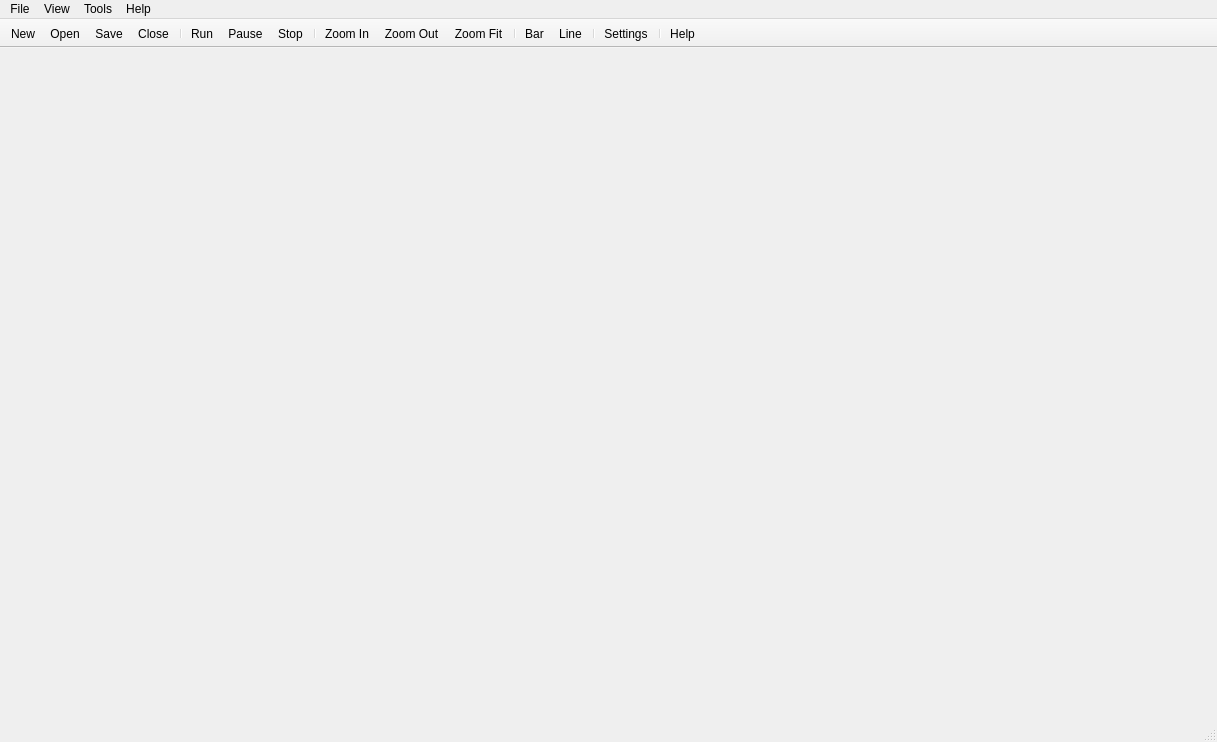
<?xml version="1.0" encoding="UTF-8"?>
<ui version="4.0">
 <class>QKflow</class>
 <widget class="QMainWindow" name="QKflow">
  <property name="geometry">
   <rect>
    <x>0</x>
    <y>0</y>
    <width>1217</width>
    <height>742</height>
   </rect>
  </property>
  <property name="windowTitle">
   <string>QkFlow</string>
  </property>
  <property name="toolButtonStyle">
   <enum>Qt::ToolButtonTextUnderIcon</enum>
  </property>
  <widget class="QWidget" name="centralWidget">
   <layout class="QHBoxLayout" name="horizontalLayout">
    <item>
     <widget class="PnView" name="pnView" native="true">
      <property name="enabled">
       <bool>true</bool>
      </property>
     </widget>
    </item>
   </layout>
  </widget>
  <widget class="QMenuBar" name="menuBar">
   <property name="geometry">
    <rect>
     <x>0</x>
     <y>0</y>
     <width>1217</width>
     <height>25</height>
    </rect>
   </property>
   <property name="acceptDrops">
    <bool>false</bool>
   </property>
   <property name="defaultUp">
    <bool>true</bool>
   </property>
   <property name="nativeMenuBar">
    <bool>true</bool>
   </property>
   <widget class="QMenu" name="menuFile">
    <property name="title">
     <string>File</string>
    </property>
    <widget class="QMenu" name="menuImport">
     <property name="title">
      <string>Import</string>
     </property>
     <addaction name="action_txt_type_1"/>
     <addaction name="action_txt_type_2"/>
    </widget>
    <addaction name="actionNew"/>
    <addaction name="actionOpen"/>
    <addaction name="actionSave"/>
    <addaction name="actionSave_as"/>
    <addaction name="actionClose"/>
    <addaction name="separator"/>
    <addaction name="menuImport"/>
    <addaction name="actionExport"/>
    <addaction name="separator"/>
    <addaction name="actionExit"/>
   </widget>
   <widget class="QMenu" name="menuView">
    <property name="title">
     <string>View</string>
    </property>
    <addaction name="actionZoomIn"/>
    <addaction name="actionZoomOut"/>
    <addaction name="actionZoomFit"/>
   </widget>
   <widget class="QMenu" name="menuSimulation">
    <property name="title">
     <string>Tools</string>
    </property>
    <addaction name="actionRun"/>
    <addaction name="actionPause"/>
    <addaction name="actionStop"/>
    <addaction name="separator"/>
    <addaction name="actionSettings"/>
   </widget>
   <widget class="QMenu" name="menuHelp">
    <property name="title">
     <string>Help</string>
    </property>
    <addaction name="actionHelp"/>
   </widget>
   <addaction name="menuFile"/>
   <addaction name="menuView"/>
   <addaction name="menuSimulation"/>
   <addaction name="menuHelp"/>
  </widget>
  <widget class="QToolBar" name="mainToolBar">
   <property name="movable">
    <bool>false</bool>
   </property>
   <property name="floatable">
    <bool>false</bool>
   </property>
   <attribute name="toolBarArea">
    <enum>TopToolBarArea</enum>
   </attribute>
   <attribute name="toolBarBreak">
    <bool>false</bool>
   </attribute>
   <addaction name="actionNew"/>
   <addaction name="actionOpen"/>
   <addaction name="actionSave"/>
   <addaction name="actionClose"/>
   <addaction name="separator"/>
   <addaction name="actionRun"/>
   <addaction name="actionPause"/>
   <addaction name="actionStop"/>
   <addaction name="separator"/>
   <addaction name="actionZoomIn"/>
   <addaction name="actionZoomOut"/>
   <addaction name="actionZoomFit"/>
   <addaction name="separator"/>
   <addaction name="actionAddBar"/>
   <addaction name="actionAddLine"/>
   <addaction name="separator"/>
   <addaction name="actionSettings"/>
   <addaction name="separator"/>
   <addaction name="actionHelp"/>
  </widget>
  <widget class="QStatusBar" name="statusBar"/>
  <action name="actionNew">
   <property name="icon">
    <iconset resource="img.qrc">
     <normaloff>:/img/new.png</normaloff>:/img/new.png</iconset>
   </property>
   <property name="text">
    <string>New</string>
   </property>
   <property name="toolTip">
    <string>New Power Network project</string>
   </property>
   <property name="shortcut">
    <string>Ctrl+N</string>
   </property>
  </action>
  <action name="actionSave">
   <property name="icon">
    <iconset resource="img.qrc">
     <normaloff>:/img/save.png</normaloff>:/img/save.png</iconset>
   </property>
   <property name="text">
    <string>Save</string>
   </property>
   <property name="toolTip">
    <string>Save Network</string>
   </property>
   <property name="shortcut">
    <string>Ctrl+S</string>
   </property>
  </action>
  <action name="actionOpen">
   <property name="icon">
    <iconset resource="img.qrc">
     <normaloff>:/img/open.png</normaloff>:/img/open.png</iconset>
   </property>
   <property name="text">
    <string>Open</string>
   </property>
   <property name="toolTip">
    <string>Open Network</string>
   </property>
   <property name="shortcut">
    <string>Ctrl+O</string>
   </property>
  </action>
  <action name="actionRun">
   <property name="icon">
    <iconset resource="img.qrc">
     <normaloff>:/img/run.png</normaloff>:/img/run.png</iconset>
   </property>
   <property name="text">
    <string>Run</string>
   </property>
   <property name="toolTip">
    <string>Run simulation</string>
   </property>
   <property name="shortcut">
    <string>F5</string>
   </property>
  </action>
  <action name="actionPause">
   <property name="icon">
    <iconset resource="img.qrc">
     <normaloff>:/img/pause.png</normaloff>:/img/pause.png</iconset>
   </property>
   <property name="text">
    <string>Pause</string>
   </property>
   <property name="toolTip">
    <string>Pause simulation</string>
   </property>
  </action>
  <action name="actionStop">
   <property name="icon">
    <iconset resource="img.qrc">
     <normaloff>:/img/stop.png</normaloff>:/img/stop.png</iconset>
   </property>
   <property name="text">
    <string>Stop</string>
   </property>
   <property name="toolTip">
    <string>Stop simulation</string>
   </property>
  </action>
  <action name="actionSettings">
   <property name="icon">
    <iconset resource="img.qrc">
     <normaloff>:/img/settings.png</normaloff>:/img/settings.png</iconset>
   </property>
   <property name="text">
    <string>Settings</string>
   </property>
   <property name="toolTip">
    <string>Configure simulation parameters</string>
   </property>
  </action>
  <action name="actionZoomIn">
   <property name="icon">
    <iconset resource="img.qrc">
     <normaloff>:/img/zoom+.png</normaloff>:/img/zoom+.png</iconset>
   </property>
   <property name="text">
    <string>Zoom In</string>
   </property>
   <property name="toolTip">
    <string>Zoom in</string>
   </property>
   <property name="shortcut">
    <string>Ctrl++</string>
   </property>
  </action>
  <action name="actionZoomOut">
   <property name="icon">
    <iconset resource="img.qrc">
     <normaloff>:/img/zoom-.png</normaloff>:/img/zoom-.png</iconset>
   </property>
   <property name="text">
    <string>Zoom Out</string>
   </property>
   <property name="toolTip">
    <string>Zoom Out</string>
   </property>
   <property name="shortcut">
    <string>Ctrl+-</string>
   </property>
  </action>
  <action name="actionZoomFit">
   <property name="icon">
    <iconset resource="img.qrc">
     <normaloff>:/img/search.png</normaloff>:/img/search.png</iconset>
   </property>
   <property name="text">
    <string>Zoom Fit</string>
   </property>
   <property name="toolTip">
    <string>Fit screen</string>
   </property>
   <property name="shortcut">
    <string>Ctrl+.</string>
   </property>
  </action>
  <action name="actionHelp">
   <property name="icon">
    <iconset resource="img.qrc">
     <normaloff>:/img/help.png</normaloff>:/img/help.png</iconset>
   </property>
   <property name="text">
    <string>Help</string>
   </property>
   <property name="toolTip">
    <string>Help</string>
   </property>
   <property name="shortcut">
    <string>F1</string>
   </property>
  </action>
  <action name="actionExit">
   <property name="text">
    <string>Exit</string>
   </property>
  </action>
  <action name="actionSave_as">
   <property name="text">
    <string>Save as...</string>
   </property>
   <property name="shortcut">
    <string>Ctrl+Shift+S</string>
   </property>
  </action>
  <action name="actionClose">
   <property name="icon">
    <iconset resource="img.qrc">
     <normaloff>:/img/close.png</normaloff>:/img/close.png</iconset>
   </property>
   <property name="text">
    <string>Close</string>
   </property>
  </action>
  <action name="actionAddBar">
   <property name="icon">
    <iconset resource="img.qrc">
     <normaloff>:/img/Add.png</normaloff>:/img/Add.png</iconset>
   </property>
   <property name="text">
    <string>Bar</string>
   </property>
   <property name="toolTip">
    <string>Add Bar</string>
   </property>
   <property name="shortcut">
    <string>Ctrl+B</string>
   </property>
  </action>
  <action name="actionAddLine">
   <property name="icon">
    <iconset resource="img.qrc">
     <normaloff>:/img/ico-line.png</normaloff>:/img/ico-line.png</iconset>
   </property>
   <property name="text">
    <string>Line</string>
   </property>
   <property name="toolTip">
    <string>Add Line</string>
   </property>
   <property name="shortcut">
    <string>Ctrl+L</string>
   </property>
  </action>
  <action name="action_txt_type_1">
   <property name="text">
    <string>.txt type 1</string>
   </property>
  </action>
  <action name="action_txt_type_2">
   <property name="text">
    <string>.txt type 2</string>
   </property>
  </action>
  <action name="actionExport">
   <property name="text">
    <string>Export</string>
   </property>
  </action>
 </widget>
 <layoutdefault spacing="6" margin="11"/>
 <customwidgets>
  <customwidget>
   <class>PnView</class>
   <extends>QWidget</extends>
   <header location="global">PnGraphics/pnview.h</header>
   <container>1</container>
  </customwidget>
 </customwidgets>
 <resources>
  <include location="img.qrc"/>
 </resources>
 <connections/>
</ui>
